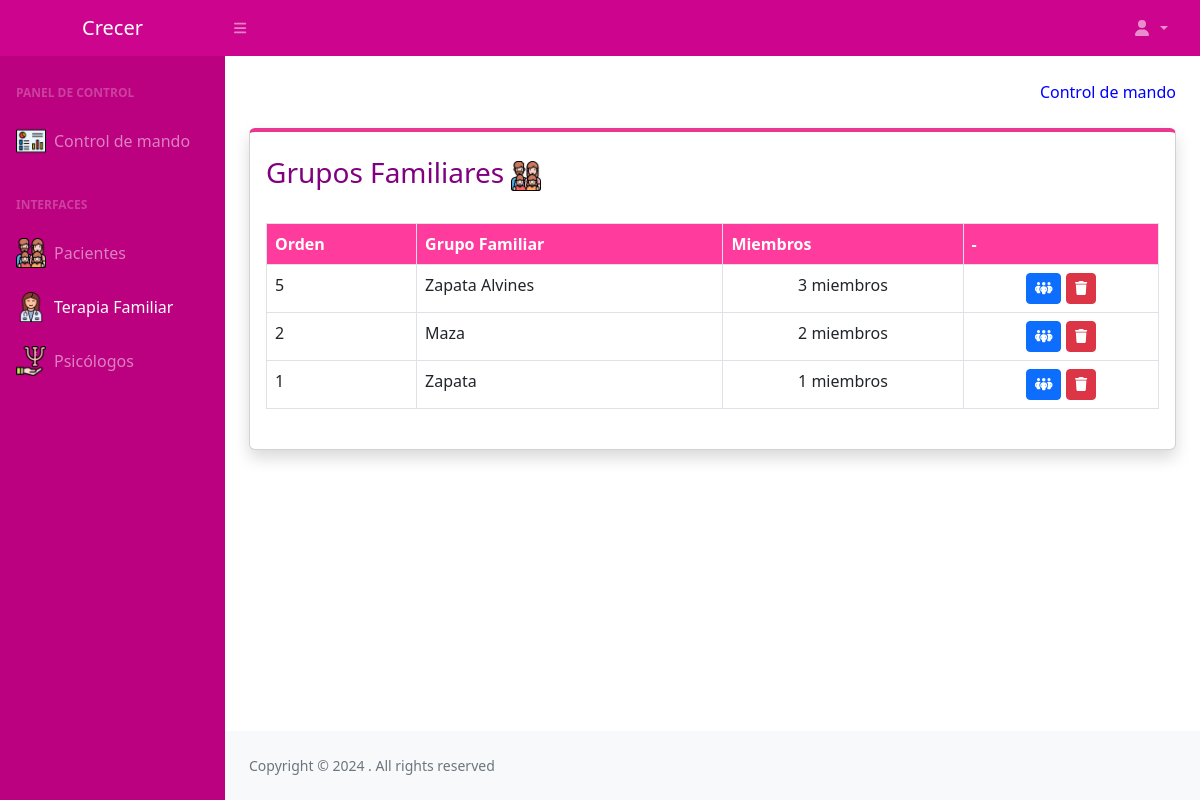
Page /Crecer/Terapia_Familiar.php (signed in) on the committed database.
### tables this page shows
CREATE TABLE `terapia_familiar` (
  `Id` int(11) NOT NULL,
  `Grupo_Familiar` varchar(50) NOT NULL
);

### Crecer/Terapia_Familiar.php (the view, shortened to what this page needs)
<?php
$db = new Database();
$con = $db->conectar();
$sql = $con->prepare("SELECT f.Id, f.Grupo_Familiar, COUNT(fp.idFamilia) as Miembros FROM terapia_familiar f LEFT JOIN familia_paciente fp ON fp.idFamilia = f.Id GROUP BY f.Id ORDER BY f.Id DESC");
$sql->execute();
$resultado = $sql->fetchAll(PDO::FETCH_ASSOC);
?>
<?php
include 'Header.php';
?>
<main>
    <div class="container-fluid px-4">
        <div class="mt-4 text-end">
            <a href="Inicio.php" class="no-underline">
                Control de mando
            </a>
        </div>
        <div class="card border-top-rose shadow h-100 py-2 mb-4 mt-4">
            <div class="card-body">
                <div class="d-flex justify-content-between align-items-center ">
                    <h3 class="text-purple">Grupos Familiares <img src="Img/icons/familia.png" class="small-icon"></h3>
                </div>
                <br>
                <table id="employeeTable" class="table table-bordered">
                    <thead class="table-rose text-white">
                        <tr>
                            <th>Orden</th>
                            <th>Grupo Familiar</th>
                            <th>Miembros</th>
                            <th>-</th>
                        </tr>
                    </thead>
                    <tbody>
                        <?php foreach ($resultado as $row) { ?>
                            <tr>
                                <td><?php echo $row['Id'] ?></td>
                                <td><?php echo $row['Grupo_Familiar'] ?></td>
                                <td class="text-center">
                                    <?php if ($row['Miembros'] > 0) { ?>
                                        <?php echo $row['Miembros'] ?> miembros
                                    <?php } else { ?>
                                        Sin miembros
                                    <?php } ?>
                                </td>
                                <td class="text-center">
                                    <?php if ($row['Miembros'] > 0) { ?>
                                        <a href="Detalle_Familiar.php?id=<?php echo $row['Grupo_Familiar'] ?>&token=<?php echo hash_hmac('sha1', $row['Grupo_Familiar'], KEY_TOKEN) ?>&edit=true"
                                            class="btn btn-primary btn-sm">
                                            <i class="fa-solid fa-people-group"></i>
                                        </a>
                                    <?php } ?>
                                    <a href="#" class="btn btn-danger btn-sm" data-bs-toggle="modal"
                                        data-bs-target="#confirmDeleteGrupoFamiliar" data-id="<?php echo $row['Id']; ?>">
                                        <i class="fas fa-trash"></i>
                                    </a>
                                </td>
                            </tr>
                        <?php } ?>
                    </tbody>
                </table>
            </div>
        </div>
</main>
<?php include 'Footer.php'; ?>

### rows in the picture
terapia_familiar: Id "5", Grupo_Familiar "Zapata Alvines", Miembros "3"
terapia_familiar: Id "2", Grupo_Familiar "Maza", Miembros "2"
terapia_familiar: Id "1", Grupo_Familiar "Zapata", Miembros "1"
